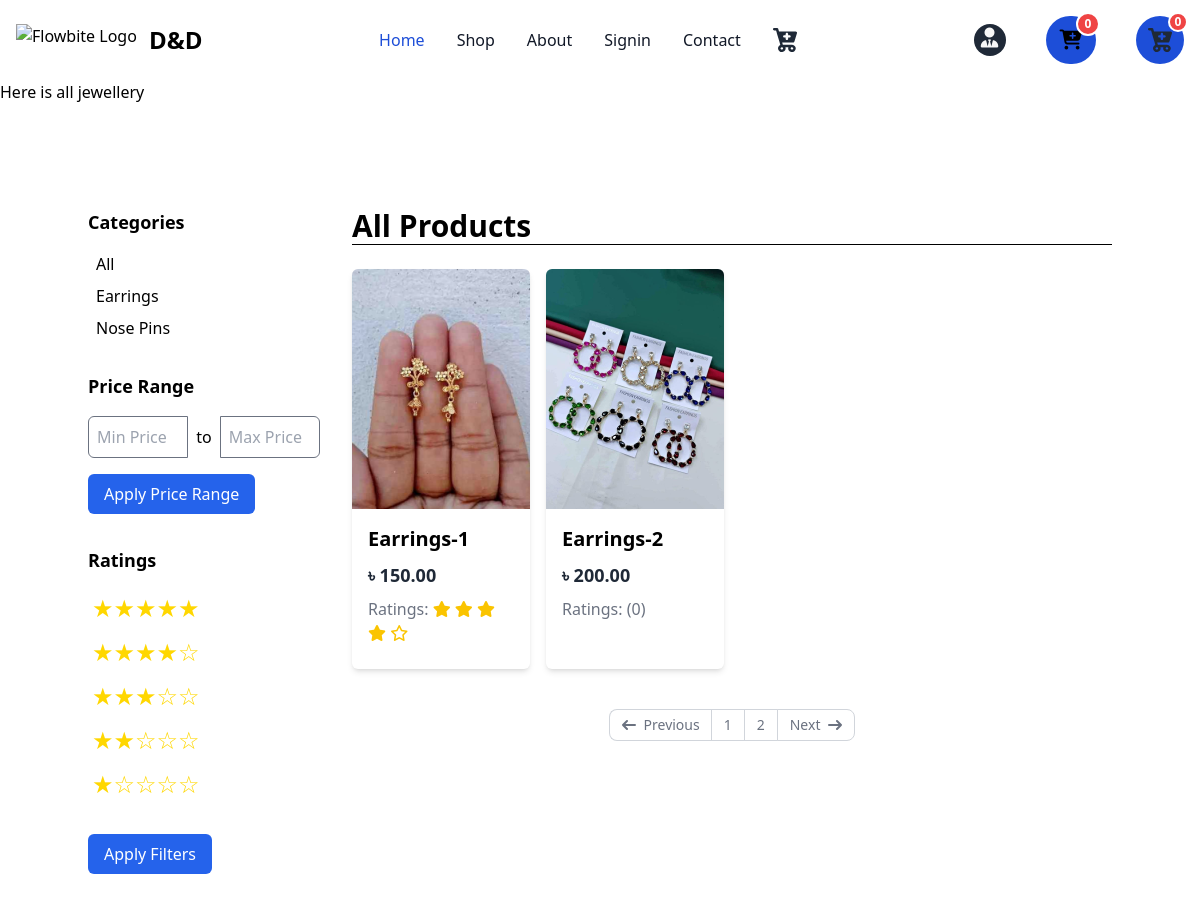
/store/jewellery/, run on the app's committed database.
### store/models.py (models this page shows, shortened)
class Subcategory(models.Model):
    category = models.ForeignKey(Category, on_delete=models.CASCADE)
    name = models.CharField(max_length=50)
    description = models.TextField(blank=True)
    image = models.ImageField(upload_to='uploads/category_images/', blank=True, null=True)
    created_at = models.DateTimeField(default=timezone.now)
    modified_at = models.DateTimeField(auto_now=True)

class Products(models.Model):
    category = models.ForeignKey(Category, on_delete=models.CASCADE, default="")
    subcategory = models.ForeignKey(Subcategory, on_delete=models.CASCADE, null=True, blank=True, default="")
    name = models.CharField(max_length=50)
    price = models.DecimalField(max_digits=9, decimal_places=2, default=0)
    description = models.CharField(max_length=350, default='', blank=True, null=True)
    image = models.ImageField(upload_to='uploads/product/')
    is_stock = models.BooleanField(default=True)
    stock_amount = models.IntegerField(default=1)
    ratings = models.IntegerField(default=0, validators=[MaxValueValidator(5), MinValueValidator(0)])
    created_date = models.DateTimeField(default=timezone.now, editable=False)
    modified_date = models.DateTimeField(auto_now=True)

### store/views.py (the view)
# urls.py: path('jewellery/', jewellery_view, name='jewellery'),
def jewellery_view(request):
    categories = Category.objects.all()
    subcategories = Subcategory.objects.all()
    products = Products.objects.filter(category__name='Jewellery')
    category_filter = request.GET.get('category')
    subcategory_filter = request.GET.get('subcategory')
    min_price = request.GET.get('min_price')
    max_price = request.GET.get('max_price')
    ratings = request.GET.getlist('ratings')
    star_ratings = [i for i in range(1, 6)]
    if category_filter:
        products = products.filter(category__name=category_filter)
    if subcategory_filter:
        products = products.filter(subcategory__name=subcategory_filter)
    if min_price and max_price:
        products = products.filter(price__range=(min_price, max_price))
    rating_filter = request.GET.get('rating')
    if rating_filter:
        products = products.filter(ratings__gte=float(rating_filter))
    page = request.GET.get('page')
    paginator = Paginator(products, 2)  # Change the number based on your preference
    try:
        paginated_products = paginator.page(page)
    except PageNotAnInteger:
        paginated_products = paginator.page(1)
    except EmptyPage:
        paginated_products = paginator.page(paginator.num_pages)
    context = {
        'products': paginated_products,
        'categories': categories,
        'subcategories': subcategories,
        'star_ratings': star_ratings,
    }
    return render(request, 'jewellery/jewellery.html', context)

### cart/context_processors.py (called while the page is built)
def counter(request):
    cart_count = 0
    if 'admin' in request.path:
        return {}
    else:
        try:
            cart = Cart.objects.filter(cart_id=_cart_id(request))
            if request.user.is_authenticated:
                cart_items = CartItem.objects.all().filter(user=request.user)
            else:
                cart_items = CartItem.objects.all().filter(cart=cart[:1])
            for cart_item in cart_items:
                cart_count += cart_item.quantity
        except Cart.DoesNotExist:
            cart_count = 0
    return dict(cart_count=cart_count)

### cart/views.py (called while the page is built)
def _cart_id(request):
    cart = request.session.session_key
    if not cart:
        cart = request.session.create()
    return cart

### store/templates/jewellery/jewellery.html (shortened to what this page needs)
{% extends 'base.html' %}
{% block content %}
<h1>Here is all jewellery</h1>
<div class="flex items-center justify-center p-4">
  <button id="dropdownDefault" data-dropdown-toggle="dropdown"
    class="text-white bg-primary-700 hover:bg-primary-800 focus:ring-4 focus:outline-none focus:ring-primary-300 font-medium rounded-lg text-sm px-4 py-2.5 text-center inline-flex items-center dark:bg-blue-600 dark:hover:bg-primary-700 dark:focus:ring-primary-800"
    type="button">
    <svg class="w-4 h-4 ml-2" aria-hidden="true" fill="none" stroke="currentColor" viewBox="0 0 24 24"
      xmlns="http://www.w3.org/2000/svg">
      <path stroke-linecap="round" stroke-linejoin="round" stroke-width="2" d="M19 9l-7 7-7-7"></path>
    </svg>
  </button>
</div>
<div class="container mx-auto py-8">
    <div class="flex flex-wrap -mx-4">
        <aside class="w-full lg:w-1/4 px-4">
            <div class="mb-8">
                <h2 class="text-lg font-semibold mb-4">Categories</h2>
                <ul>
                    <li class="mb-2">
                            <a href="{% url 'jewellery' %}" class="inline-flex items-center">
                                <span class="ml-2">All</span>
                            </a>
                    </li>
                    {% for subcategory in subcategories %}
                        <li class="mb-2">
                            <a href="?subcategory={{ subcategory.name }}" class="inline-flex items-center">
                                <span class="ml-2">{{ subcategory.name }}</span>
                            </a>
                        </li>
                    {% endfor %}
                </ul>
            </div>
            <form method="GET" action="{% url 'jewellery' %}">
                <h2 class="text-lg font-semibold mb-4">Price Range</h2>
                <div class="flex items-center">
                    <input type="text" name="min_price" placeholder="Min Price" class="w-1/2 p-2 border rounded-l-md" />
                    <span class="mx-2">to</span>
                    <input type="text" name="max_price" placeholder="Max Price" class="w-1/2 p-2 border rounded-r-md" />
                </div>
                <button type="submit" class="bg-blue-600 text-white px-4 py-2 rounded-md hover:bg-blue-700 mt-4">Apply Price Range</button>
            </form>
            <div class="my-8">
                <h2 class="text-lg font-semibold mb-4">Ratings</h2>
                <ul>
                    <li class="mb-2">
                        <a href="?rating=5" class="inline-flex items-center">
                            <span class="ml-1" style="font-size: 1.5em;"><span style="color: #FFD700;">&#9733;&#9733;&#9733;&#9733;&#9733;</span></span>
                        </a>
                    </li>
                    <li class="mb-2">
                        <a href="?rating=4" class="inline-flex items-center">
                            <span class="ml-1" style="font-size: 1.5em;"><span style="color: #FFD700;">&#9733;&#9733;&#9733;&#9733;&#9734;</span></span>
                        </a>
                    </li>
                    <li class="mb-2">
                        <a href="?rating=3" class="inline-flex items-center">
                            <span class="ml-1" style="font-size: 1.5em;"><span style="color: #FFD700;">&#9733;&#9733;&#9733;&#9734;&#9734;</span></span>
                        </a>
                    </li>
                    <li class="mb-2">
                        <a href="?rating=2" class="inline-flex items-center">
                            <span class="ml-1" style="font-size: 1.5em;"><span style="color: #FFD700;">&#9733;&#9733;&#9734;&#9734;&#9734;</span></span>
                        </a>
                    </li>
                    <li class="mb-2">
                        <a href="?rating=1" class="inline-flex items-center">
                            <span class="ml-1" style="font-size: 1.5em;"><span style="color: #FFD700;">&#9733;&#9734;&#9734;&#9734;&#9734;</span></span>
                        </a>
                    </li>
                </ul>
            </div>
            <button class="bg-blue-600 text-white px-4 py-2 rounded-md hover:bg-blue-700">Apply Filters</button>
        </aside>
        <section class="w-full lg:w-3/4 px-4">
            {% if products %}
            <h1 class="text-3xl font-semibold mb-6 border-b border-black">All Products</h1>
            <div class="grid grid-cols-1 sm:grid-cols-2 md:grid-cols-3 lg:grid-cols-4 gap-4">
                {% for product in products %}
                    <a href="{% url 'jewellery_details' product.id %}" class="bg-white shadow-lg rounded-md overflow-hidden shadow-md transition-transform duration-300 transform hover:scale-105">
                        <img src="{{ product.image.url }}" alt="{{ product.name }}" class="w-full h-60 object-cover">
                        <div class="p-4">
                            <h2 class="text-xl font-semibold mb-2">{{ product.name }}</h2>
                            <p class="text-lg text-gray-800 font-bold mb-2"><strong>&#2547;</strong> {{ product.price }}</p>
                            <p class="text-md text-gray-500 mb-2">Ratings:
                                {% if product.ratings %}
                                {% for rating in star_ratings %}
                                    {% if rating <= product.ratings %}
                                            <i class="fa-solid fa-star" style="color: #fac400;"></i>
                                    {% else %}
                                            <i class="fa-regular fa-star" style="color: #fac400;"></i>
                                    {% endif %}
                                {% endfor %}
                                {% else %}
                                (0)
                                {% endif %}
                            </p>
                        </div>
                    </a>
                {% endfor %}
            </div>
            {% else %}
            <h1 class="text-3xl font-semibold mb-6 border-b border-black">Nothing Found</h1>
            <img src="../../media/images/nai.gif" alt="" class=" mx-auto w-64 object-cover">
            {% endif %}
            <nav aria-label="Page navigation example" class="flex justify-center items-center mt-10 ">
                <ul class="inline-flex -space-x-px text-sm ">
                      {% if products.has_previous %}
                          <li>
                            <a href="?page={{ products.previous_page_number }}" class="flex items-center justify-center px-3 h-8 ms-0 leading-tight text-gray-500 bg-white border border-e-0 border-gray-300 rounded-s-lg hover:bg-gray-100 hover:text-gray-700 dark:bg-white dark:border-gray-300 dark:text-black dark:hover:bg-gray-700 dark:hover:text-white">
                                <svg class="w-3.5 h-3.5 me-2 rtl:rotate-180" aria-hidden="true" xmlns="http://www.w3.org/2000/svg" fill="none" viewBox="0 0 14 10">
      <path stroke="currentColor" stroke-linecap="round" stroke-linejoin="round" stroke-width="2" d="M13 5H1m0 0 4 4M1 5l4-4"/>
    </svg>
                                Previous</a>
                          </li>
                      {% else %}
                          <li>
                            <a href="" class="flex items-center justify-center px-3 h-8 ms-0 leading-tight text-gray-500 bg-white border border-e-0 border-gray-300 rounded-s-lg hover:bg-gray-100 hover:text-gray-700 dark:bg-white dark:border-gray-300 dark:text-black dark:hover:bg-gray-700 dark:hover:text-white disabled">
                                <svg class="w-3.5 h-3.5 me-2 rtl:rotate-180" aria-hidden="true" xmlns="http://www.w3.org/2000/svg" fill="none" viewBox="0 0 14 10">
      <path stroke="currentColor" stroke-linecap="round" stroke-linejoin="round" stroke-width="2" d="M13 5H1m0 0 4 4M1 5l4-4"/>
    </svg>
                                Previous</a>
                          </li>
                      {% endif %}
                      {% for i in products.paginator.page_range %}
                          {% if products.number == i %}
                              <li class="active">
                                  <a href="#" class="flex items-center justify-center px-3 h-8 leading-tight text-gray-500 bg-white border border-gray-300 hover:bg-gray-100 hover:text-gray-700 dark:bg-white dark:border-gray-300 dark:text-black dark:hover:bg-gray-700 dark:hover:text-white active">{{i}}</a>
                              </li>
                          {% else %}
                              <li class="">
                                  <a href="?page={{i}}" class="flex items-center justify-center px-3 h-8 leading-tight text-gray-500 bg-white border border-gray-300 hover:bg-gray-100 hover:text-gray-700 dark:bg-white dark:border-gray-300 dark:text-black dark:hover:bg-gray-700 dark:hover:text-white active">{{i}}</a>
                              </li>
                          {% endif %}
                      {% endfor %}
                      {% if products.has_next %}
                          <li>
                              <a href="?page={{ products.next_page_number }}" class="flex items-center justify-center px-3 h-8 leading-tight text-gray-500 bg-white border border-gray-300 rounded-e-lg hover:bg-gray-100 hover:text-gray-700 dark:bg-white dark:border-gray-300 dark:text-black dark:hover:bg-gray-700 dark:hover:text-white">Next
                              <svg class="w-3.5 h-3.5 ms-2 rtl:rotate-180" aria-hidden="true" xmlns="http://www.w3.org/2000/svg" fill="none" viewBox="0 0 14 10">
      <path stroke="currentColor" stroke-linecap="round" stroke-linejoin="round" stroke-width="2" d="M1 5h12m0 0L9 1m4 4L9 9"/>
    </svg>
                              </a>
                          </li>
                      {% endif %}
                </ul>
            </nav>
        </section>
    </div>
</div>
{% endblock %}

### data on the page
Subcategory: name "Earrings"
Subcategory: name "Nose Pins"
Products: image (picture), name "Earrings-1", price "150.00", ratings 4 (drawn)
Products: image (picture), name "Earrings-2", price "200.00", ratings "(0)"

### other printed values
{{ cart_count }} "0"
{{ i }} "1"
{{ i }} "2"
